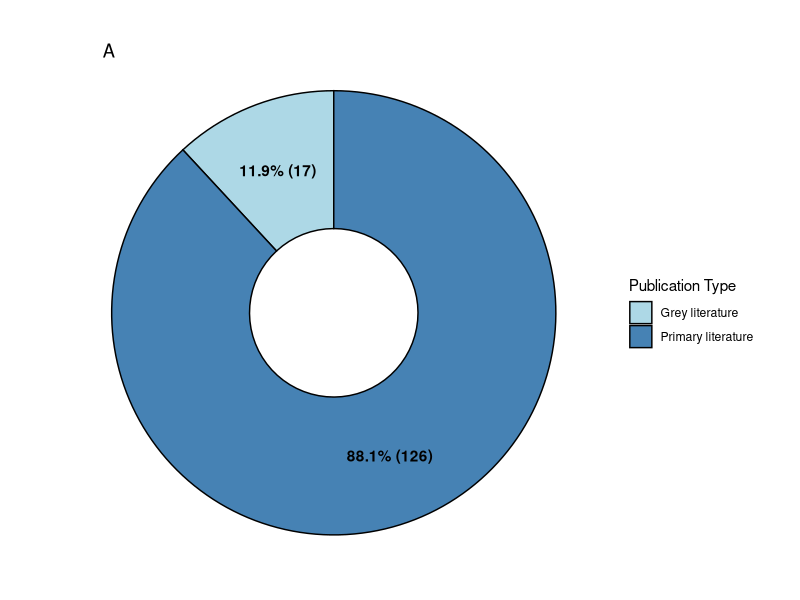
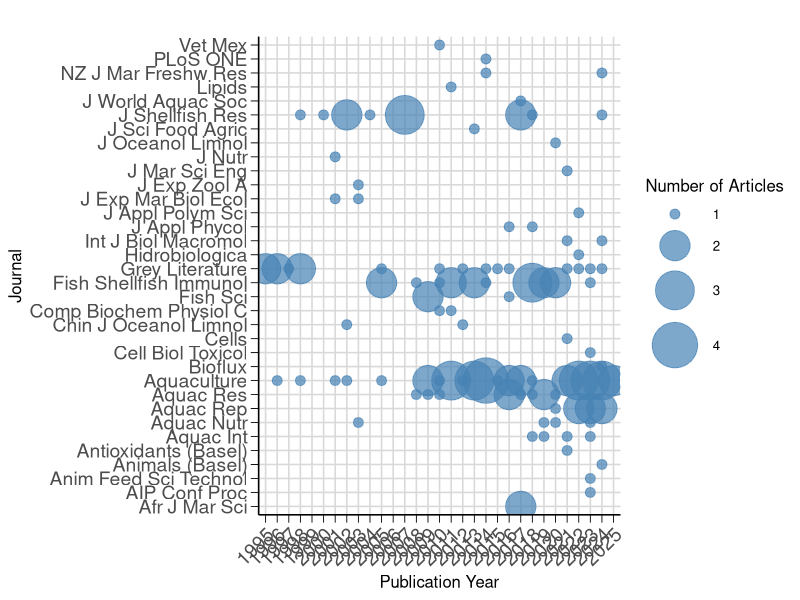
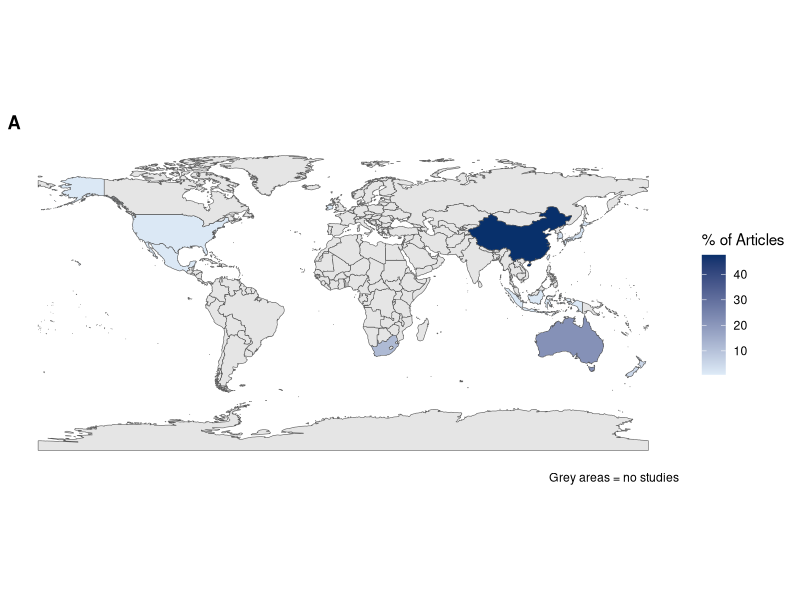
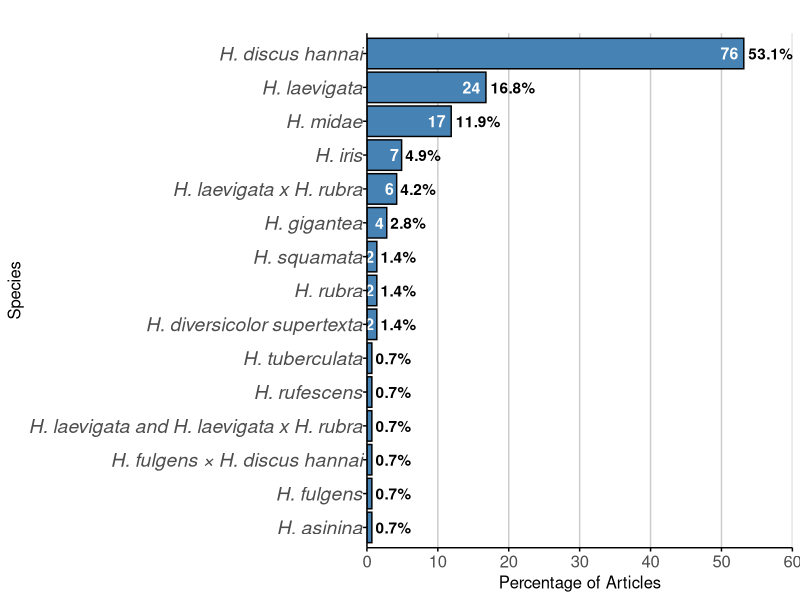
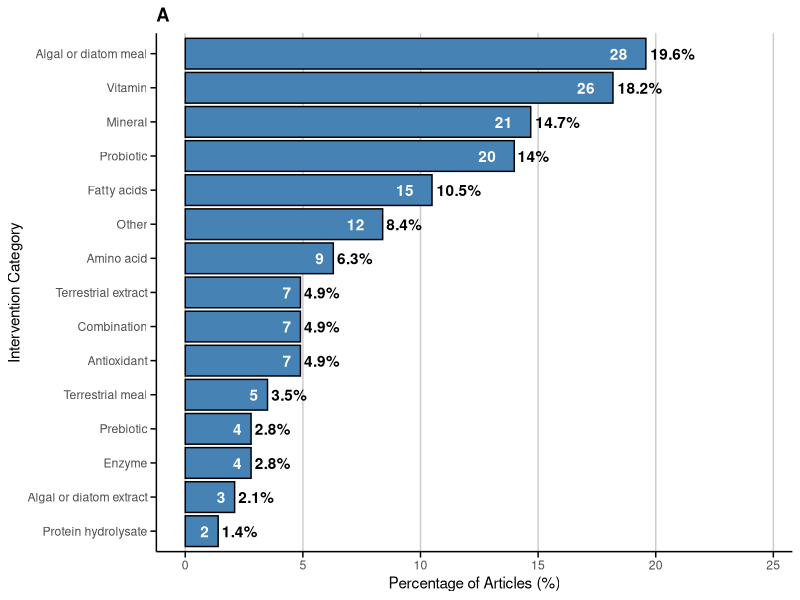
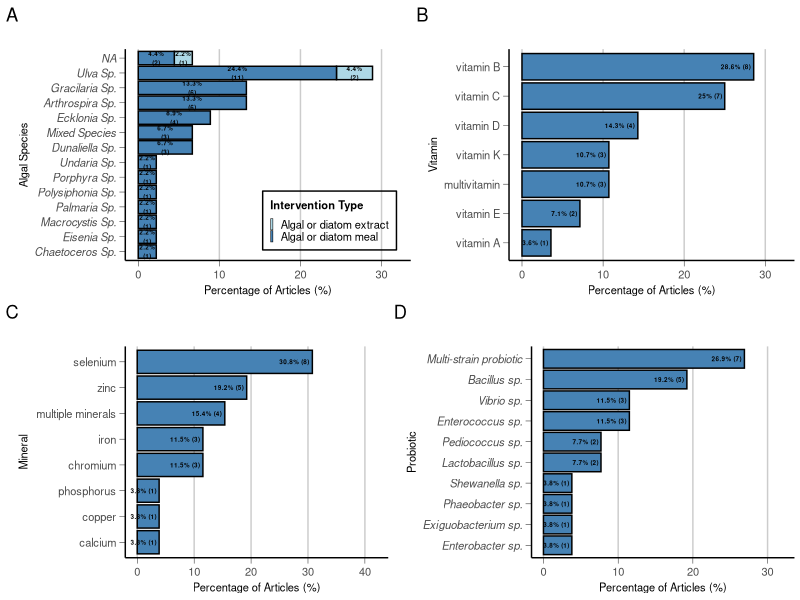
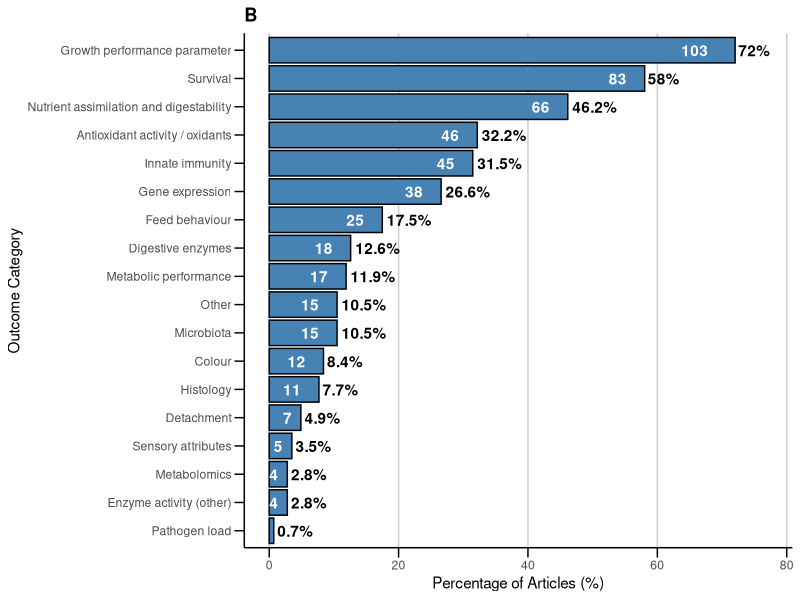
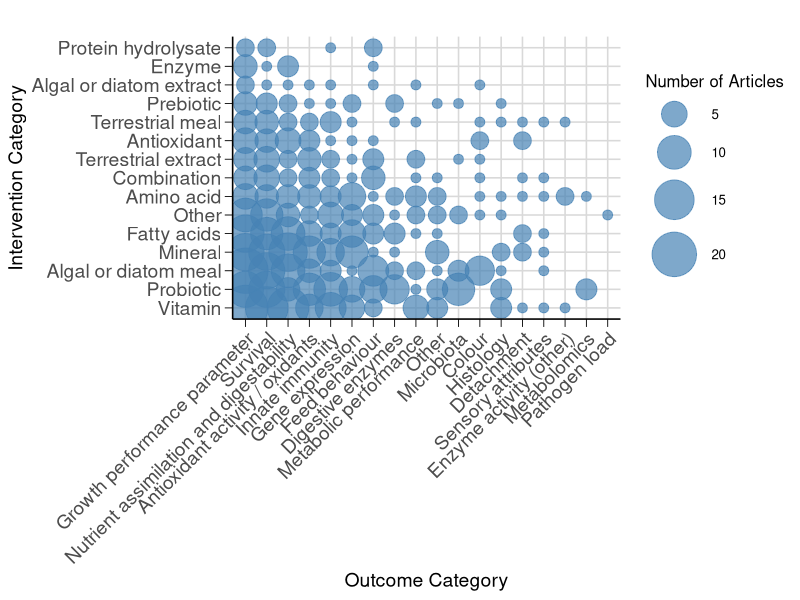

Recreate these plots in R, in order.
install.packages(c("patchwork", "ggplot2", "tidyverse", "rnaturalearth", "rnaturalearthdata", "sf", "ggplot2", "dplyr", "grid", "readr", "here"))

library(tidyverse)
library(rnaturalearth)   # for map data
library(rnaturalearthdata)
library(sf)              # for spatial handling
library(ggplot2)
library(dplyr)
library(grid)
library(patchwork)
library(here)
library(readr)

###Please download GitHub repository and then run the following
here()
data <- read_csv(here("Data", "Systematic Evidence Map - Dietary supplements and abalone performance.csv"))
head(data)

# To identify NA in any column
na_intervention_rows <- data %>% 
  filter(is.na(intervention_category)) %>% 
  select(study_ID, intervention_category)
print(na_intervention_rows)

# Get unique study IDs
unique_ids <- unique(data$study_ID)
print(unique_ids)
total_studies <- length(unique(data$study_ID))
print(total_studies)

# Summarise unique study_IDs by publication type
pubtype_summary <- data %>%
  distinct(study_ID, publication_type) %>%
  group_by(publication_type) %>%
  summarise(count = n()) %>%
  mutate(percentage = count / sum(count) * 100,
         label = paste0(publication_type, "\n", round(percentage, 1), "%"))
print(pubtype_summary)

# Create label: "65% (13)"
pubtype_summary <- pubtype_summary %>%
  mutate(
    percentage = 100 * count / total_studies,
    label = paste0(round(percentage, 1), "% (", count, ")")
  )

# Donut plot for publication_type
ggplot(pubtype_summary, aes(x = 2, y = count, fill = publication_type)) +
  geom_col(color = "black") +               # border around slices
  coord_polar(theta = "y") +
  geom_text(aes(label = paste0(round(percentage,1), "% (", count, ")")),
            position = position_stack(vjust = 0.5),
            color = "black",
            fontface = "bold") +
  scale_fill_manual(values = c("lightblue", "steelblue")) +
  labs(title = "A",
       fill = "Publication Type") +
  theme_void() +
  theme(
    plot.title = element_text(hjust = 0.1,vjust = -8.0)
  ) +
  xlim(1.0, 2.5) 

# Summarise number and percentage of unique studies per publication year
publication_summary <- data %>%
  distinct(study_ID, publication_year) %>%
  group_by(publication_year) %>%
  summarise(unique_study_count = n()) %>%
  mutate(
    percentage = 100 * unique_study_count / total_studies,
    label_percent = paste0(round(percentage, 1), "%"),
    label_count = unique_study_count
  )
print(publication_summary, n = 30)

# Define a named vector with full journal names and their abbreviations
# Source/reference: https://github.com/ropensci/rnaturalearth
abbrev_lookup <- c(
  "Aquaculture" = "Aquaculture",
  "Fish and Shellfish Immunology" = "Fish Shellfish Immunol",
  "Aquaculture Reports" = "Aquac Rep",
  "Journal of Shellfish Research" = "J Shellfish Res",
  "Aquaculture International" = "Aquac Int",
  "Aquaculture Research" = "Aquac Res",
  "International Journal of Biological Macromolecules" = "Int J Biol Macromol",
  "Animal Feed Science and Technology" = "Anim Feed Sci Technol",
  "Aquaculture Nutrition" = "Aquac Nutr",
  "Animals" = "Animals (Basel)",
  "New Zealand Journal of Marine and Freshwater Research" = "NZ J Mar Freshw Res",
  "Journal of the World Aquaculture Society" = "J World Aquac Soc",
  "Journal of Marine Science and Engineering" = "J Mar Sci Eng",
  "Journal of Applied Phycology" = "J Appl Phycol",
  "Fisheries Science" = "Fish Sci",
  "Bioflux" = "Bioflux",
  "Antioxidants" = "Antioxidants (Basel)",
  "Journal of Experimental Zoology Part A: Comparative Experimental Biology" = "J Exp Zool A",
  "Veterinaria Mexico" = "Vet Mex",
  "Journal of Experimental Marine Biology and Ecology" = "J Exp Mar Biol Ecol",
  "Journal of Oceanology and Limnology" = "J Oceanol Limnol",
  "African Journal of Marine Science" = "Afr J Mar Sci",
  "Journal of Nutrition" = "J Nutr",
  "AIP Conference Proceedings" = "AIP Conf Proc",
  "Cell Biology and Toxicology" = "Cell Biol Toxicol",
  "Chinese Journal of Oceanology and Limnology" = "Chin J Oceanol Limnol",
  "Comparative Biochemistry and Physiology - C Toxicology and Pharmacology" = "Comp Biochem Physiol C",
  "Hidrobiologica" = "Hidrobiologica",
  "Journal of Applied Polymer Science" = "J Appl Polym Sci",
  "Lipids" = "Lipids",
  "PLos ONE" = "PLoS ONE",
  "Cells" = "Cells",
  "Journal of the Science of Food and Agriculture" = "J Sci Food Agric"
)

# Replace NA in Journal with "Grey Literature" and create abbreviated column
data <- data %>%
  mutate(
    Journal = ifelse(is.na(Journal), "Grey Literature", Journal),
    journal_abbrev = ifelse(
      Journal == "Grey Literature",
      "Grey Literature",
      abbrev_lookup[Journal]
    )
  )
head(data)

# Step 1: Summarise number of unique studies per journal-year combo
bubble_data <- data %>%
  distinct(study_ID, journal_abbrev, publication_year) %>%
  group_by(journal_abbrev, publication_year) %>%
  summarise(unique_study_count = n(), .groups = "drop")

# Step 2: Calculate total and percentage
total_studies <- n_distinct(data$study_ID)

bubble_data <- bubble_data %>%
  mutate(percentage = (unique_study_count / total_studies) * 100)

# Step 3: Plot (count as bubble size)
ggplot(bubble_data, aes(y = journal_abbrev, x = as.factor(publication_year))) +
  geom_point(aes(size = unique_study_count), color = "steelblue", alpha = 0.7) +
  scale_size_continuous(
    name = "Number of Articles",
    range = c(3, 15)
  ) +
  scale_x_discrete(limits = as.character(1995:2025)) +  # ensures all years appear
  labs(
    title = "",
    y = "Journal",
    x = "Publication Year"
  ) +
  theme_minimal(base_size = 12) +
  theme(
    axis.text.x = element_text(angle = 45, hjust = 1, size = 14),
    axis.text.y = element_text(size = 14),
    plot.title = element_text(face = "bold"),
    panel.grid.major = element_line(color = "grey85"),
    panel.grid.minor = element_blank(),
    
    # Add axis lines
    axis.line.x = element_line(color = "black"),
    axis.line.y = element_line(color = "black"),
    
    # Add external tick marks
    axis.ticks = element_line(color = "black", size = 0.3),
    axis.ticks.length = unit(0.2, "cm"),
    axis.ticks.length.x = unit(0.2, "cm"),
    axis.ticks.length.y = unit(0.2, "cm"),
    panel.background = element_blank()
  )


# List validity metrics
validity_metrics <- c(
  "random_assignment",
  "blind_measurement",
  "protocol_registration",
  "raw_data_availability",
  "source_code_availability",
  "funding_disclosed",
  "funding_potential_COI",
  "COI_disclosed"
)

# Loop through each metric and summarise
validity_summary <- data %>%
  select(study_ID, all_of(validity_metrics)) %>%
  distinct() %>%
  pivot_longer(
    cols = all_of(validity_metrics),
    names_to = "metric",
    values_to = "value"
  ) %>%
  group_by(metric, value) %>%
  summarise(
    study_count = n(),
    percentage = 100 * study_count / total_studies,
    .groups = "drop"
  ) %>%
  arrange(metric, desc(study_count))

print(validity_summary)

#Geographical contribution
international_yes_count <- data %>%
  filter(international_collaboration == "Yes") %>%
  summarise(unique_studies = n_distinct(study_ID))

print(international_yes_count)

# Recode country names to match rnaturalearth conventions
# Source/reference: https://github.com/ropensci/rnaturalearth
data <- data %>%
  mutate(country_standardised = case_when(
    country == "Australia"     ~ "Australia",
    country == "China"         ~ "China",
    country == "Hawaii"        ~ "United States of America",  # Hawaii is part of USA
    country == "Indonesia"     ~ "Indonesia",
    country == "Ireland"       ~ "Ireland",
    country == "Japan"         ~ "Japan",
    country == "Korea"         ~ "South Korea",               # or "Republic of Korea"
    country == "New Zealand"   ~ "New Zealand",
    country == "South Africa"  ~ "South Africa",
    country == "Taiwan"        ~ "Taiwan",                    # not always present in shapefile
    TRUE                       ~ country                      # default: keep original
  ))

country_summary <- data %>%
  distinct(study_ID, country) %>%
  group_by(country) %>%
  summarise(
    study_count = n(),
    percentage = 100 * study_count / total_studies,
    .groups = "drop"
  ) %>%
  rename(name = country)

print(country_summary)

# Get world map shapefile
world <- ne_countries(scale = "medium", returnclass = "sf")

# Join country summary with world shapefile
world_data <- world %>%
  left_join(country_summary, by = "name")

# Step 4: Plot heat map using percentage
ggplot(world_data) +
  geom_sf(aes(fill = percentage)) +
    scale_fill_gradient(
    low = "#deebf7",
    high = "#08306b", na.value = "grey90", name = "% of Articles") +
  labs(
    title = "A",
    caption = "Grey areas = no studies"
  ) +
  theme_minimal() +
  theme(
    legend.position = "right",
    plot.title = element_text(face = "bold"),
    plot.subtitle = element_text(face = "italic"),
 panel.grid = element_blank(),           # remove all gridlines
  )

# Abbreviate species names: "Haliotis laevigata" -> "H. laevigata"
data <- data %>%
  mutate(species = gsub("Haliotis", "H.", species))

#species summary
species_summary <- data %>%
  group_by(species) %>%
  summarise(count = n_distinct(study_ID)) %>%
  mutate(percentage = 100 * count / total_studies)
print(species_summary)

#Plot
ggplot(species_summary, aes(x = reorder(species, percentage), y = percentage)) +
  geom_col(fill = "steelblue", color = "black") +
  
  # Percentage label above bar
  geom_text(aes(label = paste0(round(percentage, 1), "%")),
            hjust = -0.1,
            color = "black",
            fontface = "bold") +

  # Count label inside bar
  geom_text(aes(label = count),
            hjust = 1.3,
            color = "white",
            fontface = "bold",
		size = 4) +

  scale_y_continuous(limits = c(0, 60), expand = c(0, 0)) +
  
  labs(
    title = "",
    x = "Species",
    y = "Percentage of Articles"
  ) +
  
  coord_flip() +
  
  theme_minimal() +
  theme(
    panel.grid.major.y = element_blank(),
    panel.grid.minor = element_blank(),
    panel.grid.major.x = element_line(color = "grey80"),
    axis.line = element_line(color = "black"),
    axis.ticks = element_line(color = "black"),
    axis.text.y = element_text(face = "italic", size = 14, margin = margin(r = 0.5)),
axis.text.x = element_text(size = 12),
axis.title.x = element_text(size = 12),
axis.title.y = element_text(size = 12),
    plot.title = element_text(face = "bold")
  )

# Summarise by experimental_unit
experimental_unit_summary <- data %>%
  distinct(study_ID, experimental_unit) %>%
  group_by(experimental_unit) %>%
  summarise(
    study_count = n(),
    percentage = 100 * study_count / total_studies,
    .groups = "drop"
  ) %>%
  arrange(desc(study_count))

# Summarise by experimental_system
experimental_system_summary <- data %>%
  distinct(study_ID, experimental_system) %>%
  group_by(experimental_system) %>%
  summarise(
    study_count = n(),
    percentage = 100 * study_count / total_studies,
    .groups = "drop"
  ) %>%
  arrange(desc(study_count))

# View results
print(experimental_unit_summary)
print(experimental_system_summary)

# INTERVENTION
# Summarise number and percentage of unique studies per intervention category
intervention_summary <- data %>%
  distinct(study_ID, intervention_category) %>%
  group_by(intervention_category) %>%
  summarise(unique_study_count = n(), .groups = "drop") %>%
  mutate(
    percentage = 100 * unique_study_count / total_studies,
    label_count = unique_study_count,                        # number inside bar
    label_percent = paste0(round(percentage, 1), "%")       # percentage outside bar
  )
print(intervention_summary)

# Plot
ggplot(intervention_summary, aes(x = percentage, y = reorder(intervention_category, percentage))) +
  geom_col(fill = "steelblue", color = "black") +
  
  geom_text(aes(label = label_count),
            hjust = 2.0,
            color = "white",
            fontface = "bold") +
  
  geom_text(aes(label = label_percent),
            hjust = -0.1,
            color = "black",
            fontface = "bold") +
  
  labs(
    title = "A",
    x = "Percentage of Articles (%)",
    y = "Intervention Category"
  ) +
  theme_minimal() +
  theme(
    panel.grid.major.x = element_line(color = "grey80"),
    panel.grid.minor.x = element_blank(),
    panel.grid.major.y = element_blank(),
    panel.grid.minor.y = element_blank(),
    axis.line = element_line(color = "black"),
    axis.ticks = element_line(color = "black"),
    axis.ticks.length = unit(0.15, "cm"),  # increase tick length
    axis.ticks.y = element_line(color = "black"),
    axis.ticks.x = element_line(color = "black"),
    panel.background = element_blank(),
    plot.title = element_text(face = "bold")
  ) +
  xlim(0, max(intervention_summary$percentage) + 5)

# Step 1: Filter relevant intervention categories
algal_data <- data %>%
  filter(intervention_category %in% c("Algal or diatom extract", "Algal or diatom meal"))

algal_data <- algal_data %>%
  mutate(algal_species = str_trim(str_to_title(algal_species)))

# Step 2: Count unique study_IDs per species and intervention type
algal_summary <- algal_data %>%
  distinct(study_ID, algal_species, intervention_category) %>%
  group_by(algal_species, intervention_category) %>%
  summarise(unique_study_count = n(), .groups = "drop")

# Step 4: Add percentage and total per species for ordering
total_studies_algae <- sum(algal_summary$unique_study_count)
algal_summary <- algal_summary %>%
  mutate(percentage = 100 * unique_study_count / total_studies_algae) %>%
  group_by(algal_species) %>%
  mutate(total_species_pct = sum(percentage)) %>%
  ungroup()
print(algal_summary)

# Create a label with line break to avoid crowding
algal_summary <- algal_summary %>%
  mutate(label_text = paste0(round(percentage, 1), "%\n(", unique_study_count, ")"))

# Plot
algal_plot <- ggplot(algal_summary, aes(x = percentage, y = reorder(algal_species, total_species_pct), fill = intervention_category)) +
  geom_col(color = "black") +
  geom_text(aes(label = label_text),
            position = position_stack(vjust = 0.5),
            color = "black",
            fontface = "bold",
            size = 1.6) +
  scale_fill_manual(values = c(
    "Algal or diatom meal" = "steelblue",
    "Algal or diatom extract" = "lightblue"
  )) +
  labs(
    title = "",
    x = "Percentage of Articles (%)",
    y = "Algal Species",
    fill = "Intervention Type"
  ) +
  scale_x_continuous(
    limits = c(0, 32),
    breaks = seq(0, 30, 10)
  ) +
  theme_minimal() +
  theme(
    panel.grid.major.x = element_line(color = "grey80"),
    panel.grid.minor.x = element_blank(),
    panel.grid.major.y = element_blank(),
    axis.line = element_line(color = "black"),
    axis.ticks = element_line(color = "black", size = 0.15),
    axis.ticks.length = unit(0.15, "cm"),
    axis.text.y = element_text(face = "italic", size = 8),
    axis.text.x = element_text(size = 8),
    axis.title.x = element_text(size = 8),
    axis.title.y = element_text(size = 8),
    panel.background = element_blank(),
    plot.title = element_text(face = "bold"),
    legend.position = c(0.95, 0.05),       
    legend.justification = c("right","bottom"),  
    legend.background = element_rect(fill = "transparent"), 
    legend.key.size = unit(0.075, "cm"),
    legend.title = element_text(size = 8, face = "bold"),   
    legend.text = element_text(size = 8)    
  )

# Step 1: Filter only Vitamin studies
vitamin_data <- data %>%
  filter(intervention_category == "Vitamin")

# Step 2: Count unique study_IDs per vitamin
vitamin_summary <- vitamin_data %>%
  distinct(study_ID, vitamin) %>%
  group_by(vitamin) %>%
  summarise(unique_study_count = n(), .groups = "drop")

# Step 3: Calculate total mentions and percentages
total_mentions_vitamin <- sum(vitamin_summary$unique_study_count)
vitamin_summary <- vitamin_summary %>%
  mutate(
    percentage = 100 * unique_study_count / total_mentions_vitamin,
    label = paste0(round(percentage, 0.5), "% (", unique_study_count, ")")
  )
print(vitamin_summary)

# Step 4: Plot
vitamin_plot <- ggplot(vitamin_summary, aes(x = percentage, y = reorder(vitamin, percentage))) +
  geom_col(fill = "steelblue", color = "black") +
  geom_text(aes(label = label),
            hjust = 1.1,
            color = "black",
            fontface = "bold",
	size = 1.6) +
  labs(
    title = "",
    x = "Percentage of Articles (%)",
    y = "Vitamin"
  ) + scale_x_continuous(
    limits = c(0, 32),          # axis goes to 45
    breaks = seq(0, 30, 10)     # tick marks every 10
  ) +
  theme_minimal() +
  theme(
    panel.grid.major.x = element_line(color = "grey80"),
    panel.grid.minor.x = element_blank(),
    panel.grid.major.y = element_blank(),
    axis.line = element_line(color = "black"),
    axis.ticks = element_line(color = "black", size = 0.15),
    axis.ticks.length = unit(0.15, "cm"),
    axis.text.y = element_text(size = 8),
	axis.text.x = element_text(size = 8),
	axis.title.x = element_text(size = 8),
	axis.title.y = element_text(size = 8),
    panel.background = element_blank(),
    plot.title = element_text(face = "bold")
  )

# Step 1: Filter only Mineral studies
mineral_data <- data %>%
  filter(intervention_category == "Mineral")

# Step 2: Count unique study_IDs per mineral
mineral_summary <- mineral_data %>%
  distinct(study_ID, mineral) %>%
  group_by(mineral) %>%
  summarise(unique_study_count = n(), .groups = "drop")

# Step 3: Calculate total and percentages
total_studies_mineral <- sum(mineral_summary$unique_study_count)
mineral_summary <- mineral_summary %>%
  mutate(
    percentage = 100 * unique_study_count / total_studies_mineral,
    label = paste0(round(percentage, 0.5), "% (", unique_study_count, ")")
  )
print(mineral_summary)

# Step 4: Plot
mineral_plot <- ggplot(mineral_summary, aes(x = percentage, y = reorder(mineral, percentage))) +
  geom_col(fill = "steelblue", color = "black") +
  geom_text(aes(label = label),
            hjust = 1.1,
            color = "black",
            fontface = "bold",
size = 1.6) +
  labs(
    title = "",
    x = "Percentage of Articles (%)",
    y = "Mineral"
  ) +  
scale_x_continuous(
    limits = c(0, 42),          # axis goes to 45
    breaks = seq(0, 40, 10)     # tick marks every 10
  ) +
  theme_minimal() +
  theme(
    panel.grid.major.x = element_line(color = "grey80"),
    panel.grid.minor.x = element_blank(),
    panel.grid.major.y = element_blank(),
    axis.line = element_line(color = "black"),
    axis.ticks = element_line(color = "black", size = 0.15),
    axis.ticks.length = unit(0.15, "cm"),
    panel.background = element_blank(),
	axis.text.y = element_text(size = 8),
	axis.text.x = element_text(size = 8),
	axis.title.x = element_text(size = 8),
	axis.title.y = element_text(size = 8),
    plot.title = element_text(face = "bold")
  )

# Step 1: Filter only Probiotic studies
probiotic_data <- data %>%
  filter(intervention_category == "Probiotic")

# Step 2: Count unique study_IDs per probiotic
probiotic_summary <- probiotic_data %>%
  distinct(study_ID, probiotic) %>%
  group_by(probiotic) %>%
  summarise(unique_study_count = n(), .groups = "drop")

# Step 3: Calculate total and percentages (format with one decimal place)
total_studies_probiotic <- sum(probiotic_summary$unique_study_count)
probiotic_summary <- probiotic_summary %>%
  mutate(
    percentage = round((unique_study_count / total_studies_probiotic) * 100, 1),
    percentage = sprintf("%.1f", percentage),  # force display to one decimal
    label = paste0(percentage, "% (", unique_study_count, ")")
  )

print(probiotic_summary)

# Step 4: Plot
probiotic_plot <- ggplot(probiotic_summary, aes(x = as.numeric(percentage), y = reorder(probiotic, as.numeric(percentage)))) +
  geom_col(fill = "steelblue", color = "black") +
  geom_text(aes(label = label),
            hjust = 1.1,
            color = "black",
            fontface = "bold",
size = 1.6) +
  labs(
    title = "",
    x = "Percentage of Articles (%)",
    y = "Probiotic"
  ) +
  scale_x_continuous(
    limits = c(0, 32),                 # axis goes to 32
    breaks = seq(0, 30, 10)            # tick marks every 10
  ) +
  theme_minimal() +
  theme(
    panel.grid.major.x = element_line(color = "grey80"),
    panel.grid.minor.x = element_blank(),
    panel.grid.major.y = element_blank(),
    axis.line = element_line(color = "black"),
    axis.ticks = element_line(color = "black", size = 0.15),
    axis.ticks.length = unit(0.15, "cm"),
    axis.text.y = element_text(face = "italic", size = 8),
	axis.text.x = element_text(size = 8),
	axis.title.x = element_text(size = 8),
	axis.title.y = element_text(size = 8),
    panel.background = element_blank(),
    plot.title = element_text(face = "bold")
  )

intervention_plots <- (algal_plot + vitamin_plot) / (mineral_plot + probiotic_plot) +
  plot_annotation(
    tag_levels = 'A',
    tag_prefix = "", 
    theme = theme(
      plot.tag = element_text(face = "bold", size = 14) 
    )
  ) +
  plot_layout(
    heights = c(1, 1),
    widths = c(1, 1),
    byrow = TRUE
  )

# Reduce spacing between plots
intervention_plots <- intervention_plots & theme(
  plot.margin = margin(2, 2, 2, 2)
)

intervention_plots

# OUTCOME
outcome_summary <- data %>%
  distinct(study_ID, outcome_category) %>%
  group_by(outcome_category) %>%
  summarise(unique_study_count = n(), .groups = "drop") %>%
  mutate(
    percentage = 100 * unique_study_count / total_studies,
    label_count = unique_study_count,
    label_percent = paste0(round(percentage, 1), "%")
  )
print(outcome_summary)
print(total_studies)

ggplot(outcome_summary, aes(x = percentage, y = reorder(outcome_category, percentage))) +
  geom_col(fill = "steelblue", color = "black") +
  
  geom_text(aes(label = label_count),
            hjust = 2.0,
            color = "white",
            fontface = "bold") +
  
  geom_text(aes(label = label_percent),
            hjust = -0.1,
            color = "black",
            fontface = "bold") +
  
  labs(
    title = "B",
    x = "Percentage of Articles (%)",
    y = "Outcome Category"
  ) +
  theme_minimal() +
  theme(
    panel.grid.major.x = element_line(color = "grey80"),
    panel.grid.minor.x = element_blank(),
    panel.grid.major.y = element_blank(),
    panel.grid.minor.y = element_blank(),
    axis.line = element_line(color = "black"),
    axis.ticks = element_line(color = "black"),
    axis.ticks.length = unit(0.25, "cm"),  # external tick length
    axis.ticks.y = element_line(color = "black"),
    axis.ticks.x = element_line(color = "black"),
    panel.background = element_blank(),
    plot.title = element_text(face = "bold")
  ) +
  xlim(0, max(outcome_summary$percentage) + 5)

# Step 1: Summarise number of unique studies per intervention-outcome combo
bubble_data_OI <- data %>%
  distinct(study_ID, intervention_category, outcome_category) %>%
  group_by(intervention_category, outcome_category) %>%
  summarise(unique_study_count = n(), .groups = "drop")

# Step 2: Calculate total and percentage
total_studies <- n_distinct(data$study_ID)

bubble_data_OI <- bubble_data_OI %>%
  mutate(percentage = (unique_study_count / total_studies) * 100)

# Step 2: Reorder axes by total frequency
# Calculate total counts for ordering
intervention_order <- bubble_data_OI %>%
  group_by(intervention_category) %>%
  summarise(total = sum(unique_study_count)) %>%
  arrange(desc(total)) %>%
  pull(intervention_category)

outcome_order <- bubble_data_OI %>%
  group_by(outcome_category) %>%
  summarise(total = sum(unique_study_count)) %>%
  arrange(desc(total)) %>%
  pull(outcome_category)

# Step 3: Plot
ggplot(bubble_data_OI, aes(
  x = factor(outcome_category, levels = outcome_order),
  y = factor(intervention_category, levels = intervention_order)
)) +
  geom_point(aes(size = unique_study_count), color = "steelblue", alpha = 0.7) +
  scale_size_continuous(
    name = "Number of Articles",
    range = c(3, 15)
  ) +
  labs(
    title = "",
    x = "Outcome Category",
    y = "Intervention Category"
  ) +
  theme_minimal(base_size = 12) +
  theme(
    axis.text.x = element_text(angle = 45, hjust = 1, size = 14),
    axis.text.y = element_text(size = 14),
    axis.title.y = element_text(size = 14),
    axis.title.x = element_text(size = 14),
    plot.title = element_text(face = "bold"),
    panel.grid.major = element_line(color = "grey85"),
    panel.grid.minor = element_blank(),

    # Add axis lines
    axis.line.x = element_line(color = "black"),
    axis.line.y = element_line(color = "black"),

    # Add external tick marks
    axis.ticks = element_line(color = "black", size = 0.3),
    axis.ticks.length = unit(0.2, "cm"),
    panel.background = element_blank()
  )

#Return full citation list and save as a txt file
# Extract unique study_ID and full_citation, ordered alphabetically by citation
unique_citations <- data %>%
  distinct(study_ID, full_citation) %>%
  arrange(full_citation)
print(unique_citations$full_citation)
writeLines(unique_citations$full_citation, "unique_citations.txt")

########OTHER RANDOM CODE TO ASSIST IN DISCUSSION
# Step 1: Filter only Probiotic studies
probiotic_country <- data %>%
  filter(intervention_category == "Probiotic")

# Step 2: Count unique study_IDs per country
probiotic_country_summary <- probiotic_country %>%
  distinct(study_ID, country) %>%
  group_by(country) %>%
  summarise(unique_study_count = n(), .groups = "drop")

# Step 3: Calculate total and percentages (format with one decimal place)
total_studies_probiotic <- n_distinct(probiotic_country$study_ID)

probiotic_country_summary <- probiotic_country_summary %>%
  mutate(
    percentage = round((unique_study_count / total_studies_probiotic) * 100, 1),
    label = paste0(percentage, "% (", unique_study_count, ")")  # optional label
  )

# View
print(probiotic_country_summary)

# Filter for Australia and summarize by literature type
australia_summary <- data %>%
  filter(country == "Australia") %>%
  distinct(study_ID, publication_type) %>%  # keep unique study_ID x literature_type
  group_by(publication_type) %>%
  summarise(
    study_count = n(),
    proportion = study_count / sum(study_count) * 100,
    .groups = "drop"
  )

print(australia_summary)

#Session info
sessionInfo() #run and paste the output below as a comment to archive the Info on your computing environemet, e.g. R and package versions
